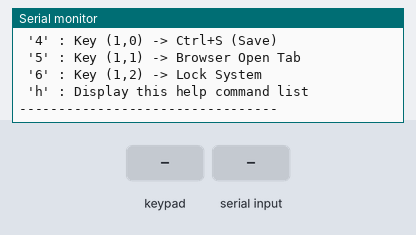
Simulated run of this sketch. Board: SparkFun Pro Micro, built with avr-gcc and run on an emulated ATmega32U4. Shown: the last lines printed to the serial monitor. Wiring (inferred from the names in the program): 2×3 keypad with keys 1 2 3 4 5 6 (labels assumed): rows pin 5, pin 6; columns pin 7, pin 8, pin 9. Inputs (shaded band) come from the test bench. USB keyboard and mouse output is not drawn.

Above: at 1.2 s.
1.3 s: key '1' pressed
At 2.1 s:
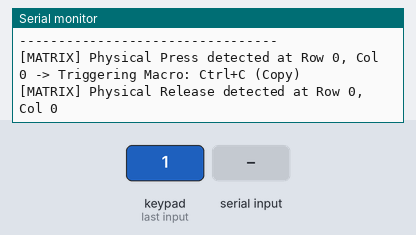
2.9 s: "1\n" received over Serial
At 3.3 s:
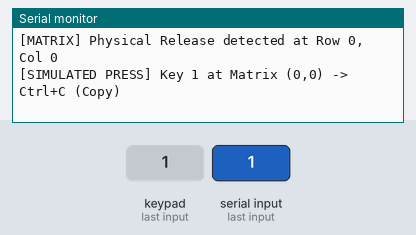
4.4 s: key '2' pressed
At 4.55 s:
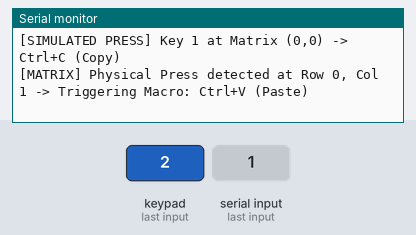
5.9 s: "2\n" received over Serial
At 7.1 s:
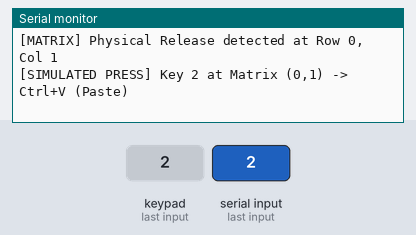
7.4 s: key '3' pressed
At 7.55 s:
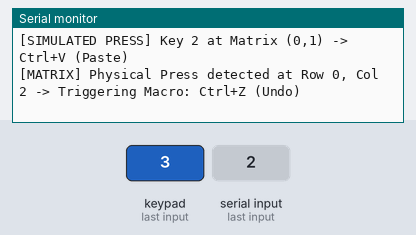
8.9 s: key '4' pressed
At 9.05 s:
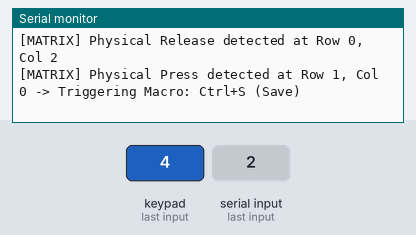
Timing chart, 0 to 11.4 s (numbered marks = the images above; inputs shaded):
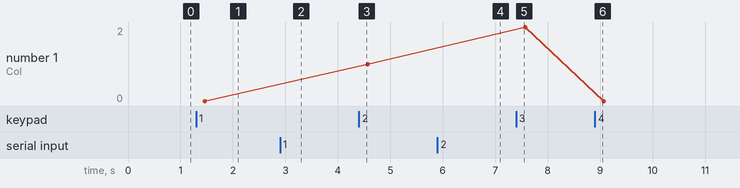

The sketch:

Day_92_HID_Macro_Pad.ino
```cpp
/*
 * 100 Projects with Arduino - Day 92
 * Project: USB HID Macro Pad with Diode Matrix (Cherry MX Switches)
 *
 * DESCRIPTION:
 * This project implements a 6-key custom Macro Pad arranged in a 2x3 Matrix. It demonstrates
 * how professional keyboards scan mechanical switches in columns and rows to save I/O pins,
 * and how diodes prevent "ghosting" (false keypress detection) when multiple keys are pressed.
 *
 * CORE FEATURES:
 * 1. 2x3 Keyboard Matrix Scanning: Scans 2 rows and 3 columns using only 5 microcontroller pins.
 * 2. Anti-Ghosting Diode Logic: Analyzes column read states while pulling rows LOW.
 * 3. Multi-Key Macros: Sends system hotkeys (Ctrl+C, Ctrl+V, Ctrl+Z, etc.) over USB HID.
 * 4. Dual Mode: Works as a native USB macro pad on Leonardo/Micro, or as a fully simulated
 *    serial matrix parser on Uno/Mega.
 *
 * THE PHYSICS OF KEYBOARD MATRIX SCANNING & GHOSTING:
 * If we wired 100 keys directly to pins, we would need 100 pins. Instead, a matrix wires keys at
 * the intersections of Row and Column lines.
 *
 * Matrix Scanning Sequence:
 * 1. Column pins are configured as INPUT_PULLUP (HIGH by default).
 * 2. Row pins are configured as INPUT (High impedance) to avoid conflicts.
 * 3. To scan Row 0, we set Row 0 pin to OUTPUT and write it LOW.
 * 4. We read Column pins 0, 1, and 2. If a column is LOW, the key at (Row 0, Col X) is pressed.
 * 5. Set Row 0 back to INPUT (or HIGH).
 * 6. Repeat for Row 1.
 *
 * Ghosting occurs when 3 keys sharing rows and columns are pressed, forming a closed loop that
 * tricks the microcontroller into thinking a 4th key is pressed. Placing a signal diode (e.g.,
 * 1N4148) in series with every switch allows current to flow in only one direction, breaking the
 * sneak path.
 *
 * WIRING:
 * - Rows: Row 0 -> Pin 5, Row 1 -> Pin 6
 * - Columns: Col 0 -> Pin 7, Col 1 -> Pin 8, Col 2 -> Pin 9
 * - Diode Orientation: Anode to key switch, Cathode to Row pin.
 */

// --- NATIVE USB DETECTION ---
#if defined(USBCON) || defined(ARDUINO_AVR_LEONARDO) || defined(ARDUINO_AVR_MICRO) || \
    defined(ARDUINO_AVR_PROMICRO)
#include <Keyboard.h>
#define NATIVE_USB_ACTIVE 1
#else
#define NATIVE_USB_ACTIVE 0
#endif

// --- MATRIX DEFINITIONS ---
const int NUM_ROWS = 2;
const int NUM_COLS = 3;

// Pin mapping
const int rowPins[NUM_ROWS] = {5, 6};     // Row 0, Row 1
const int colPins[NUM_COLS] = {7, 8, 9};  // Col 0, Col 1, Col 2

// Tracking active switch states (false = released, true = pressed)
bool keyStates[NUM_ROWS][NUM_COLS] = {{false, false, false}, {false, false, false}};

// Macro profiles assigned to each matrix key
struct MacroKey {
  const char *label;
  void (*triggerAction)();
};

void actionCopy();
void actionPaste();
void actionUndo();
void actionSave();
void actionBrowserHome();
void actionLockScreen();

const MacroKey macroMap[NUM_ROWS][NUM_COLS] = {
    {{"Ctrl+C (Copy)", actionCopy}, {"Ctrl+V (Paste)", actionPaste}, {"Ctrl+Z (Undo)", actionUndo}},
    {{"Ctrl+S (Save)", actionSave},
     {"Browser Home", actionBrowserHome},
     {"Lock PC (GUI+L)", actionLockScreen}}};

void setup() {
  Serial.begin(9600);

  // Initialize Matrix Pins
  for (int r = 0; r < NUM_ROWS; r++) {
    pinMode(rowPins[r], INPUT);  // Set as high-impedance input when idle
  }
  for (int c = 0; c < NUM_COLS; c++) {
    pinMode(colPins[c], INPUT_PULLUP);  // Active low pullups
  }

#if NATIVE_USB_ACTIVE
  Keyboard.begin();
#endif

  Serial.println(F("=================================================="));
  Serial.println(F("Day 92: USB HID Diode-Matrix Cherry MX Macro Pad"));
  Serial.print(F(" Hardware Mode: "));
#if NATIVE_USB_ACTIVE
  Serial.println(F("NATIVE USB (ATmega32U4/Leonardo active)"));
#else
  Serial.println(F("SIMULATION (ATmega328P/Uno, Serial Outputs)"));
#endif
  Serial.println(F("=================================================="));

  printMenu();
}

void loop() {
  // 1. Scan Keyboard Matrix
  scanKeyboardMatrix();

  // 2. Poll Serial Commands for Interactive Simulation
  if (Serial.available() > 0) {
    char cmd = Serial.read();
    if (cmd == '\n' || cmd == '\r') return;

    // Commands 1-6 simulate pressing key switches (0,0) through (1,2)
    if (cmd >= '1' && cmd <= '6') {
      int idx = cmd - '1';
      int r = idx / NUM_COLS;
      int c = idx % NUM_COLS;

      Serial.print(F("[SIMULATED PRESS] Key "));
      Serial.print(cmd);
      Serial.print(F(" at Matrix ("));
      Serial.print(r);
      Serial.print(F(","));
      Serial.print(c);
      Serial.print(F(") -> "));
      Serial.println(macroMap[r][c].label);

      macroMap[r][c].triggerAction();
    } else if (cmd == 'h' || cmd == 'H') {
      printMenu();
    }
  }

  delay(10);  // Throttle loop slightly for bounce stability
}

// =============================================================
//  MATRIX SCANNING ENGINE
// =============================================================
void scanKeyboardMatrix() {
  for (int r = 0; r < NUM_ROWS; r++) {
    // 1. Activate Row: set as output and pull LOW
    pinMode(rowPins[r], OUTPUT);
    digitalWrite(rowPins[r], LOW);

    // Short delay to let electrical logic state stabilize (parasitic capacitance)
    delayMicroseconds(10);

    // 2. Read Columns
    for (int c = 0; c < NUM_COLS; c++) {
      bool isPressed = (digitalRead(colPins[c]) == LOW);

      // State change detection (rising/falling edge)
      if (isPressed != keyStates[r][c]) {
        delay(10);  // Debounce delay

        // Re-read after debounce window to confirm
        isPressed = (digitalRead(colPins[c]) == LOW);
        if (isPressed != keyStates[r][c]) {
          keyStates[r][c] = isPressed;

          if (isPressed) {
            handleKeyPress(r, c);
          } else {
            handleKeyRelease(r, c);
          }
        }
      }
    }

    // 3. Deactivate Row: set back to high-impedance INPUT
    digitalWrite(rowPins[r], HIGH);
    pinMode(rowPins[r], INPUT);
  }
}

void handleKeyPress(int r, int c) {
  Serial.print(F("[MATRIX] Physical Press detected at Row "));
  Serial.print(r);
  Serial.print(F(", Col "));
  Serial.print(c);
  Serial.print(F(" -> Triggering Macro: "));
  Serial.println(macroMap[r][c].label);

  macroMap[r][c].triggerAction();
}

void handleKeyRelease(int r, int c) {
  Serial.print(F("[MATRIX] Physical Release detected at Row "));
  Serial.print(r);
  Serial.print(F(", Col "));
  Serial.println(c);
}

// =============================================================
//  MACRO PAYLOAD ACTIONS
// =============================================================

void actionCopy() {
#if NATIVE_USB_ACTIVE
  Keyboard.press(KEY_LEFT_CTRL);
  Keyboard.press('c');
  delay(20);
  Keyboard.releaseAll();
#else
  Serial.println(F("[SIMULATED KEYBOARD] Sending: CTRL + C (Copy)"));
#endif
}

void actionPaste() {
#if NATIVE_USB_ACTIVE
  Keyboard.press(KEY_LEFT_CTRL);
  Keyboard.press('v');
  delay(20);
  Keyboard.releaseAll();
#else
  Serial.println(F("[SIMULATED KEYBOARD] Sending: CTRL + V (Paste)"));
#endif
}

void actionUndo() {
#if NATIVE_USB_ACTIVE
  Keyboard.press(KEY_LEFT_CTRL);
  Keyboard.press('z');
  delay(20);
  Keyboard.releaseAll();
#else
  Serial.println(F("[SIMULATED KEYBOARD] Sending: CTRL + Z (Undo)"));
#endif
}

void actionSave() {
#if NATIVE_USB_ACTIVE
  Keyboard.press(KEY_LEFT_CTRL);
  Keyboard.press('s');
  delay(20);
  Keyboard.releaseAll();
#else
  Serial.println(F("[SIMULATED KEYBOARD] Sending: CTRL + S (Save File)"));
#endif
}

void actionBrowserHome() {
#if NATIVE_USB_ACTIVE
  // Standard keyboard shortcut to focus browser URL bar is Alt+D or Ctrl+L
  // We send Ctrl+T to open a new tab
  Keyboard.press(KEY_LEFT_CTRL);
  Keyboard.press('t');
  delay(20);
  Keyboard.releaseAll();
#else
  Serial.println(F("[SIMULATED KEYBOARD] Sending: CTRL + T (Open Browser Tab)"));
#endif
}

void actionLockScreen() {
#if NATIVE_USB_ACTIVE
  Keyboard.press(KEY_LEFT_GUI);
  Keyboard.press('l');
  delay(20);
  Keyboard.releaseAll();
#else
  Serial.println(F("[SIMULATED KEYBOARD] Sending: WIN_GUI + L (Lock Computer)"));
#endif
}

void printMenu() {
  Serial.println(F("\n--- MACRO PAD SIMULATION CLI ---"));
  Serial.println(F(" Send number keys '1' to '6' to simulate pressing the matrix switches:"));
  Serial.println(F(" '1' : Key (0,0) -> Ctrl+C (Copy)"));
  Serial.println(F(" '2' : Key (0,1) -> Ctrl+V (Paste)"));
  Serial.println(F(" '3' : Key (0,2) -> Ctrl+Z (Undo)"));
  Serial.println(F(" '4' : Key (1,0) -> Ctrl+S (Save)"));
  Serial.println(F(" '5' : Key (1,1) -> Browser Open Tab"));
  Serial.println(F(" '6' : Key (1,2) -> Lock System"));
  Serial.println(F(" 'h' : Display this help command list"));
  Serial.println(F("---------------------------------\n"));
}
```

Measured:
- after the input at 1.3 s, the serial monitor: prints a new line at once (image 1)
- after the input at 2.9 s, the serial monitor: prints a new line at once (image 2)
- after the input at 4.4 s, the serial monitor: prints a new line at once (image 3)
- after the input at 5.9 s, the serial monitor: prints a new line at once (image 4)
- after the input at 7.4 s, the serial monitor: prints a new line at once (image 5)
- after the input at 8.9 s, the serial monitor: prints a new line at once (image 6)
